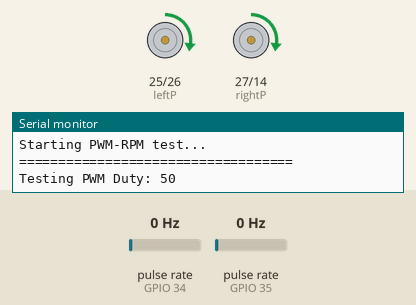
Recording of a sketch running on a simulated ESP32. Shown: motor-driver pin pairs drawn as motors (green arrow = first pin HIGH = forward, orange = second pin HIGH = backward, longer = more drive), the last lines printed to the serial monitor. Wiring (inferred from the names in the program): 2 × pulse sensor: data GPIO 34 / data GPIO 35. Inputs (shaded band) come from the test bench; at power-on: pulse rate (sensors on GPIO 34, GPIO 35) 0 Hz.

Above: at 0.1 s.
At 5.1 s:
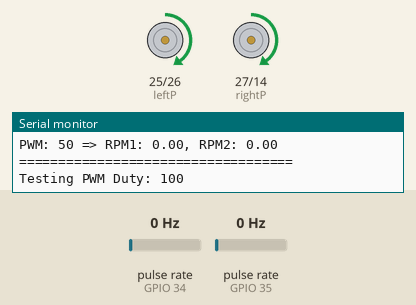
At 10.1 s:
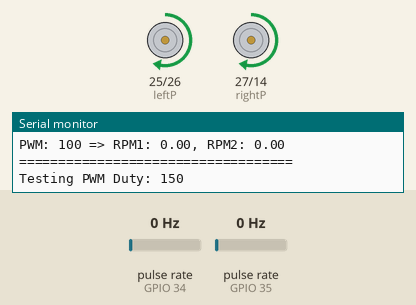
At 25.1 s:
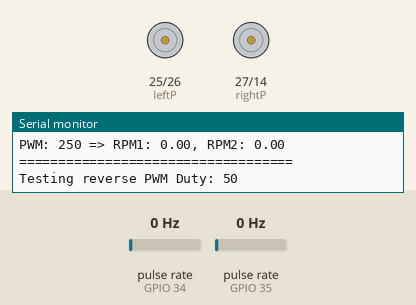
Timing chart, 0 to 26.6 s (numbered marks = the images above):
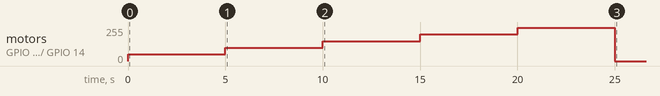

The sketch:

esp_test_rpm.ino
```cpp
#include <Arduino.h>

// Motor control pins
const int leftP = 25;
const int leftN = 26;
const int rightP = 27;
const int rightN = 14;

// Encoder pins
const int encoder1 = 34;
const int encoder2 = 35;

// Encoder tick counters
volatile int encoder1Ticks = 0;
volatile int encoder2Ticks = 0;

// RPM calculation
unsigned long lastRPMUpdate = 0;
float rpmMotor1 = 0.0;
float rpmMotor2 = 0.0;
const int ticksPerRevolution = 20;

// PWM settings
const int pwmfreq = 1000;
const int pwmResolution = 8; // 8-bit resolution: 0-255
const int pwmMax = 255;
const int pwmStep = 50; // Step size
const int pwmHoldTime = 5000; // 5 seconds per level


void IRAM_ATTR onEncoder1Tick() {
  encoder1Ticks++;
}

void IRAM_ATTR onEncoder2Tick() {
  encoder2Ticks++;
}

void setup() {
  Serial.begin(115200);

  pinMode(encoder1, INPUT_PULLUP);
  pinMode(encoder2, INPUT_PULLUP);
  attachInterrupt(digitalPinToInterrupt(encoder1), onEncoder1Tick, RISING);
  attachInterrupt(digitalPinToInterrupt(encoder2), onEncoder2Tick, RISING);

  pinMode(leftN, OUTPUT);
  pinMode(rightN, OUTPUT);
  digitalWrite(leftN, LOW);
  digitalWrite(rightN, LOW);

  ledcAttach(rightP,pwmfreq,pwmResolution);
  ledcAttach(leftP,pwmfreq,pwmResolution);


  Serial.println("Starting PWM-RPM test...");
}

void loop() {
  for (int duty = 50; duty <= pwmMax; duty += pwmStep) {
    Serial.println("===================================");
    Serial.printf("Testing PWM Duty: %d\n", duty);

    ledcWrite(leftP, duty);
    ledcWrite(leftN,0);
    ledcWrite(rightP, duty);
    ledcWrite(rightN,0);
    unsigned long startTime = millis();
    while (millis() - startTime < pwmHoldTime) {
      unsigned long currentTime = millis();
      if (currentTime - lastRPMUpdate >= 1000) {
        noInterrupts();
        rpmMotor1 = (encoder1Ticks / (float)ticksPerRevolution) * 60.0;
        rpmMotor2 = (encoder2Ticks / (float)ticksPerRevolution) * 60.0;
        encoder1Ticks = 0;
        encoder2Ticks = 0;
        interrupts();

        lastRPMUpdate = currentTime;
        Serial.printf("PWM: %d => RPM1: %.2f, RPM2: %.2f\n", duty, rpmMotor1, rpmMotor2);
      }
    }
  }
    for (int duty = 50; duty <= pwmMax; duty += pwmStep) {
    Serial.println("===================================");
    Serial.printf("Testing reverse PWM Duty: %d\n", duty);

    ledcWrite(leftN, duty);
    ledcWrite(leftP, 0);
    ledcWrite(rightP, 0);
    ledcWrite(rightN, duty);

    unsigned long startTime = millis();
    while (millis() - startTime < pwmHoldTime) {
      unsigned long currentTime = millis();
      if (currentTime - lastRPMUpdate >= 1000) {
        noInterrupts();
        rpmMotor1 = (encoder1Ticks / (float)ticksPerRevolution) * 60.0;
        rpmMotor2 = (encoder2Ticks / (float)ticksPerRevolution) * 60.0;
        encoder1Ticks = 0;
        encoder2Ticks = 0;
        interrupts();

        lastRPMUpdate = currentTime;
        Serial.printf("PWM: %d => RPM1: %.2f, RPM2: %.2f\n", duty, rpmMotor1, rpmMotor2);
      }
    }
  }

  // Stop motors after test
  ledcWrite(leftP, 0);
  ledcWrite(rightP, 0);
  Serial.println("Test complete.");
  while (1); // Stop loop after one test round
}
```

Measured:
- by itself, motor on GPIO 25 (leftP) / GPIO 26 (leftN), motor on GPIO 27 (rightP) / GPIO 14 (rightN): rises from stopped to forward 249/255 in 20.0 s, then falls to stopped in 5.0 s
